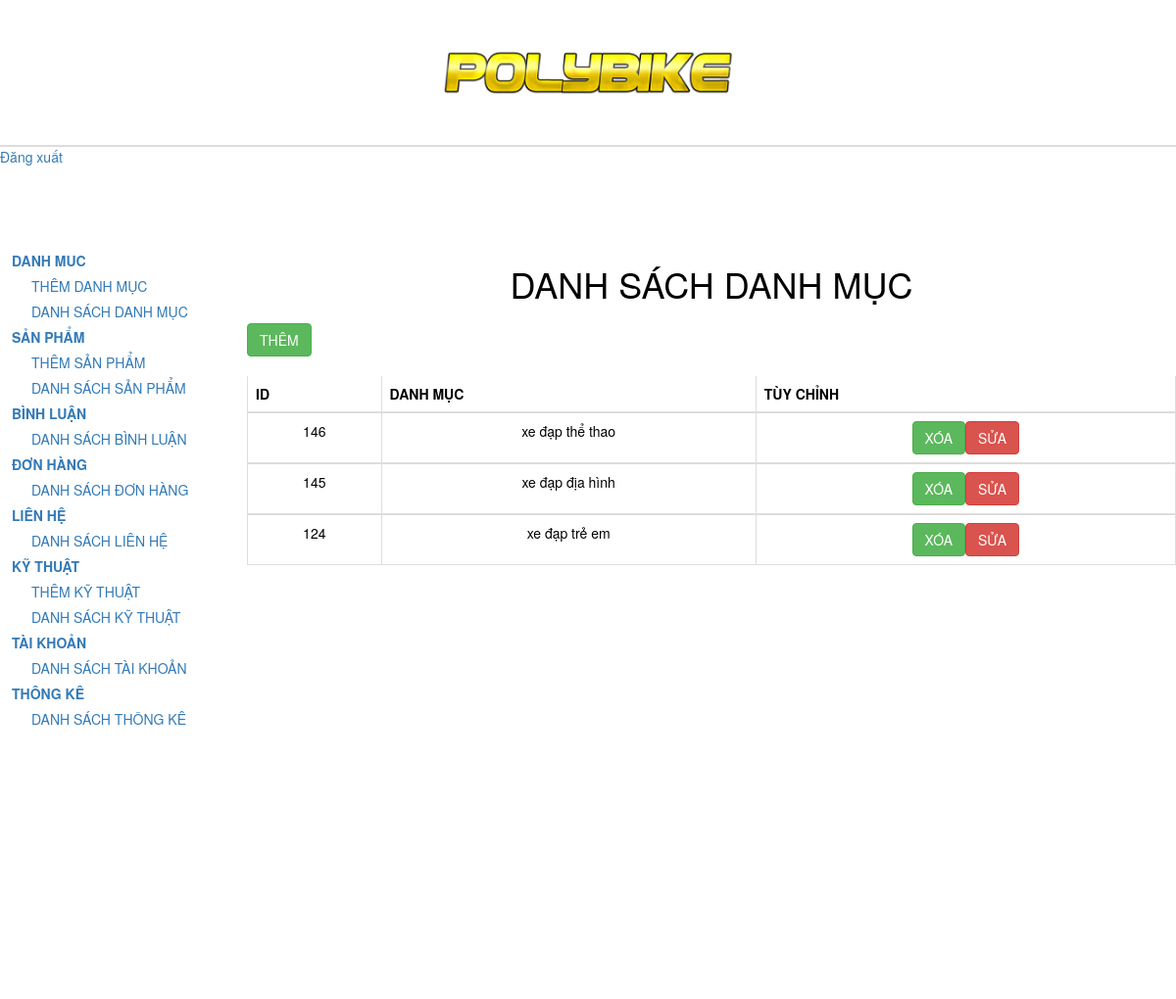
Page /admin/index.php?act=showdm on the committed database.
### tables this page shows
CREATE TABLE `loaixe` (
  `cartegory_id` int NOT NULL,
  `tendanhmuc` varchar(225) NOT NULL
);

### admin/database.php (called while the page is built, shortened)
<?php
class Database {
  public $host = DB_HOST;
  public $user = DB_USER;
  public $pass = DB_PASS;
  public $dbname = DB_NAME;
    public $link;
    public function connectDB(){
        $this->link = new mysqli($this->host,$this->user,$this->pass,$this->dbname);
    }
    public function select( $query ){
        $result = $this->link->query( $query ) or
        die($this->link->error.__LINE__);
        if($result->num_rows > 0){
            return $result;
        }else{
            return false;
        }
    }
}

### admin/class/cartegoryadd_class.php (called while the page is built, shortened)
<?php
class cartegory
{
    private $db;
    public function __construct()
    {
        $this->db = new Database();
    }
    public function showdm()
    {
        $query = "SELECT * FROM loaixe ORDER BY cartegory_id DESC";
        $result = $this->db->select($query);
        return $result;
    }
}
?>

### admin/danhmuc/listdanhmuc.php (the view, shortened to what this page needs)
<div class="admin-content-right">
         <div class="admin-content-right-cartegory_list">
         <h1 class="h1">DANH SÁCH DANH MỤC</h1>
            <div class="table-responsive">
            <table class="table">
                <thead class="thead-dark">
                <tr>
                    <th>ID</th>
                    <th>DANH MỤC</th>
                    <th>TÙY CHỈNH</th>
                </tr>
                </thead>
                <?php
                if($showdm){
                    while($row = $showdm->fetch_assoc()){
                ?>
                <tbody>
                <tr>
                    <td><?php echo $row['cartegory_id']?></td>
                    <td><?php echo $row['tendanhmuc']?></td>
                    <td><a href="index.php?act=xoadm&cartegory_id=<?php echo $row['cartegory_id']?>" class="btn btn-success">XÓA</a><a class="btn btn-danger" href="index.php?act=suadm&cartegory_id=<?php echo $row['cartegory_id']?>">SỬA</a></td>
                </tr>
                </tbody>
                <?php
                    }
                }
                ?>
                <a class="btn btn-success" href="index.php?act=adddm">THÊM</a>
            </table>
            </div>
         </div>
    </div>
</section>
</body>
</html>

### admin/stylee.css (style rules this page uses)
* { margin: 0; padding: 0; box-sizing: border-box; color: black; outline: none; }
a { text-decoration: none; }
.admin-content-right { width: 80%; padding: 30px 0 0 12px; }
.admin-content-right-cartegory_list table { width: 100%; text-align: center; margin-top: 20px; }
.admin-content-right-cartegory_list table tr th,td { border: 1px solid #ddd; }
table { border-collapse: collapse; }

### admin/danhmuc/listdanhmuc.php (style rules this page uses)
.h1 { text-align: center; align-items: center; margin-bottom: 20px; }

### rows in the picture
loaixe: cartegory_id "146", tendanhmuc "xe đạp thể thao"
loaixe: cartegory_id "145", tendanhmuc "xe đạp địa hình"
loaixe: cartegory_id "124", tendanhmuc "xe đạp trẻ em"
